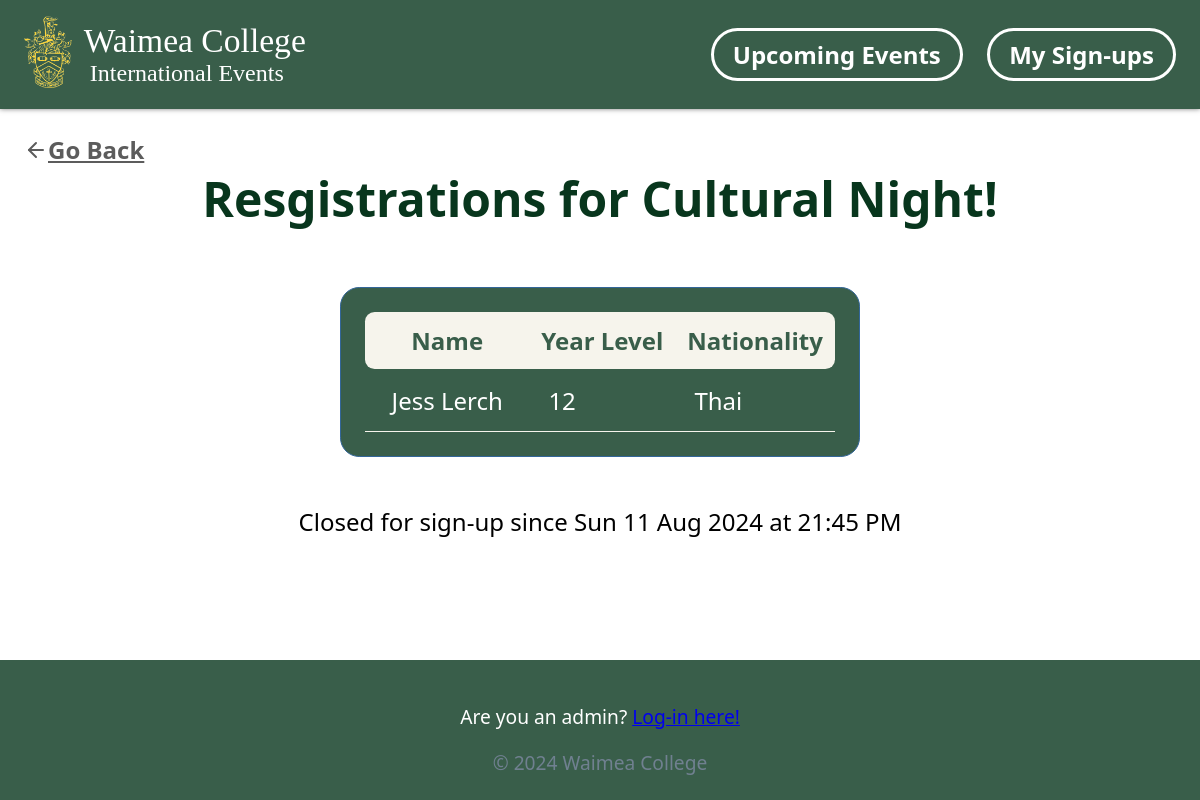
The page /site/WhosGoing.php?id=11 on the database its author committed.
### tables this page shows
CREATE TABLE `events` (
  `id` int NOT NULL AUTO_INCREMENT,
  `name` varchar(100) NOT NULL,
  `description` varchar(5000) DEFAULT NULL,
  `event_date` datetime NOT NULL,
  `open_date` datetime NOT NULL,
  `close_date` datetime NOT NULL,
  `end_date` datetime NOT NULL,
  `picture_type` varchar(50) DEFAULT NULL,
  `picture_data` longblob,
  PRIMARY KEY (`id`)
);

CREATE TABLE `students` (
  `id` int NOT NULL AUTO_INCREMENT,
  `forename` varchar(150) NOT NULL,
  `surname` varchar(150) NOT NULL,
  `role` varchar(50) NOT NULL DEFAULT 'International Student',
  `nationality` varchar(50) NOT NULL,
  `year` int NOT NULL,
  `dob` date NOT NULL,
  `pin` int NOT NULL,
  PRIMARY KEY (`id`)
);

### site/WhosGoing.php (the view, shortened to what this page needs)
<?php
include 'partials/top.php';
$eventID = $_GET['id'] ?? null;
echo '<a href="event-details.php?id=' . $eventID . '" role="button">
    <i data-feather="arrow-left"></i>
    Go Back
    </a>';
$now = strtotime("now");
$db = connectToDB();
$query = 'SELECT name, close_date FROM events WHERE id=?';
try{
    $stmt = $db->prepare($query);
    $stmt->execute([$eventID]);
    $event = $stmt->fetch();
}
catch (PDOException $e) {
    consoleLog($e->getMessage(), 'DB List Fetch', ERROR);
    die('There was an error getting event details data from the database');
}
echo '<h1 class="centerize-title">Resgistrations for ' . $event['name'] . '!</h1>';
$query = 'SELECT    students.forename,
                    students.surname,
                    students.year,
                    students.nationality,
                    events.name
                FROM students
                JOIN register ON register.student = students.id
                JOIN events ON register.event = events.id
                WHERE register.event=?
        ORDER BY students.forename ASC';
try{
    $stmt = $db->prepare($query);
    $stmt->execute([$eventID]);
    $registrations = $stmt->fetchAll();
}
catch (PDOException $e) {
    consoleLog($e->getMessage(), 'DB List Fetch', ERROR);
    die('There was an error getting student sign-ups data from the database');
}
$eventCloseDate = strtotime($event['close_date']);
$closeDate = new DateTimeImmutable($event['close_date']);
$formattedcloseDate = $closeDate->format('\C\l\o\s\e\d \f\o\r \s\i\g\n\-\u\p \s\i\n\c\e D d M Y \a\t H:i A');
if (!$registrations) {
    if($now <= $eventCloseDate){
        echo '<p class="sub-title">Be the first to sign-up!</p>';
        echo    '<a href="signUp-form.php?id=' . $eventID . '" role="button" class="main-button">Sign-Up</a>';
    }
    else{
        echo '<p>No sign-ups for ' . $event['name'] . '</p>';
        echo $formattedcloseDate;
    }
}
else {
    echo '<div class="list-table">';
    echo '<table>
            <tr>
                <th>Name</th>
                <th>Year Level</th>
                <th>Nationality</th>
            </tr>';
    foreach ($registrations as $registration) {
        echo '<tr>';
        echo    '<td>' . '<p>' . $registration['forename'] . " " . $registration['surname']  . '</p>'. '</td>';
        echo    '<td>' . $registration['year'] . '</td>';
        echo    '<td>' . $registration['nationality'];
        echo '</tr>';
}
echo '</table>';
echo '</div>';
        if($now <= $eventCloseDate){
            echo    '<a href="signUp-form.php?id=' . $eventID . '" role="button" class="main-button">';
            echo        'Sign-up now!';
            echo    '</a>';
        }
        else{
            echo '<p class="sub-title">' . $formattedcloseDate . '</p>';
        }
}
include 'partials/bottom.php';
?>

### site/partials/top.php (shortened to what this page needs)
<?php
$adminPortal = isset($_SESSION['admin']);
$page = basename($_SERVER['SCRIPT_NAME']);
?>
<!DOCTYPE html>
<html lang="en">
<head>
<link rel="stylesheet" href="css/styles.css">
</head>
<body>
    <header>
        <div id="international-events">
            <a href="index.php">
                <img src="images/Waimea.png" alt="Waimea College Logo">
                    <div id="main-title">
                    <h1><?= SITE_NAME?></h1>
                    <p>&nbsp;International Events</p>
                    </div>
            </a>
        </div>
        <nav>
            <a href="upcoming-events.php"   class="<?= ($page=='upcoming-events.php' ? 'active' : '') ?>">Upcoming Events</a>
            <a href="mySignUps-redirect.php" class="<?= ($page=='mySignUps-form.php' ? 'active' : '') . ($page=='mySignUps.php' ? 'active' : '') ?>">My Sign-ups</a>
        </nav>
    </header>
    <main>

### site/partials/bottom.php (shortened to what this page needs)
</main>
<footer>
    <?php
    if($adminPortal){
        echo '<p>Hello Admin! <a href="admin-logOut.php">Log-out?</a></p>';
    }
    else{
        echo '<p>Are you an admin? <a href="admin-form.php">Log-in here!</a></p>';
    }
    ?>
    <div class="credit">
        &copy; <?= date('Y') ?> Waimea College
    </div>
</footer>
</body>
</html>

### site/css/styles.css (style rules this page uses)
* { box-sizing: border-box; }
html { font-family: system-ui, -apple-system, BlinkMacSystemFont, 'Segoe UI', Roboto, Oxygen, Ubuntu, Cantarell, 'Open Sans', 'Helvetica Neue', sans-serif; font-size: 24px; }
body { background-color: white; color: black; margin: 0; min-height: 100vh; display: flex; flex-direction: column; }
:root { --main-light-green: #395E4A; --cream: #F6F4EC; --main-yellow: #FFD738; --title-geeen: #08361D; }
.centerize-title { text-align: center; margin-top: 0; color: var(--title-geeen); }
header { align-items: center; padding: 0.5rem 1rem; background-color: var(--main-light-green); box-shadow: 0px 0px 5px 0px rgba(0, 0, 0, 0.5); }
header a { display: flex; text-decoration: none; margin: 0rem; }
header img { height: 3rem; margin-top: 4px; margin-bottom: 0rem; }
header a h1 { color: white; padding: 0; font-size: 1.4rem; font-weight: 500; font-family: 'Times New Roman', Times, serif; }
@media screen and (min-width: 55rem) { header { display: flex; justify-content: space-between; align-items: center; position: sticky; top: 0; gap: 2rem; } }
.sub-title { font-weight: 500; text-align: center; }
#international-events { display: flex; }
#international-events a { gap: 0.5rem; }
#main-title { display: flexbox; }
#main-title p { margin-top: 0rem; margin-bottom: 10px; font-family: 'Times New Roman', Times, serif; color: white; }
#main-title h1 { margin-bottom: 0rem; margin-top: 10px; }
nav { display: flex; gap: 1rem; flex-wrap: wrap; align-items: center; justify-content: flex-start; }
@media screen and (min-width: 60rem) { nav { justify-content: flex-end; } }
nav a { color: white; text-decoration: none; border: solid 0.13rem white; padding: 0.3rem 0.8rem; border-radius: 2rem; font-weight: 600; }
main { flex: 1; padding: 1rem; }
img { display: block; max-width:100%; height: auto; margin: 1rem auto; }
a[role=button] { display: flex; align-items: center; font-size: inherit; font-weight: 600; text-decoration: underline; color: rgb(92, 92, 92); cursor: pointer; }
.list-table { overflow-x: auto; }
table { font-size: inherit; display: block; width: max-content; border-collapse: collapse; margin: 1rem auto; border: 1px solid #369; padding: 1rem; border-radius: 0.8rem; background-color: var(--main-light-green); }
td p { margin: 0.3rem; }
th { padding: 0.5rem; background-color: var(--cream); color: var(--main-light-green); }
th:first-child { border-top-left-radius: 0.4rem; border-bottom-left-radius: 0.4rem; }
th:last-child { border-top-right-radius: 0.4rem; border-bottom-right-radius: 0.4rem; }
td { padding: 0.3rem 0.8rem; border-bottom: 1px solid var(--cream); color: white; }
footer { padding: 1rem; text-align: center; background-color: var(--main-light-green); font-size: 0.8rem; color: white; }
footer div.credit { color: slategrey; }

### rows shown on the page
events: name "Cultural Night", close_date "Closed for sign-up since Sun 11 Aug 2024 at 21:45 PM"
students: forename "Jess", surname "Lerch", year "12", nationality "Thai"

### other values the page prints
SITE_NAME "Waimea College"
